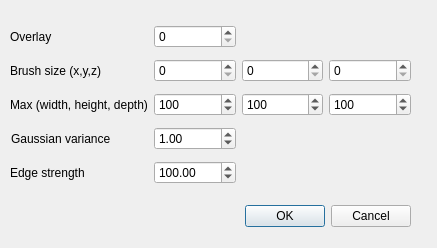
<?xml version="1.0" encoding="UTF-8"?>
<ui version="4.0">
 <class>settingsDialog</class>
 <widget class="QDialog" name="settingsDialog">
  <property name="geometry">
   <rect>
    <x>0</x>
    <y>0</y>
    <width>437</width>
    <height>248</height>
   </rect>
  </property>
  <property name="windowTitle">
   <string>Dialog</string>
  </property>
  <widget class="QDialogButtonBox" name="buttonBox">
   <property name="geometry">
    <rect>
     <x>110</x>
     <y>200</y>
     <width>301</width>
     <height>32</height>
    </rect>
   </property>
   <property name="orientation">
    <enum>Qt::Horizontal</enum>
   </property>
   <property name="standardButtons">
    <set>QDialogButtonBox::Cancel|QDialogButtonBox::Ok</set>
   </property>
  </widget>
  <widget class="QWidget" name="gridLayoutWidget">
   <property name="geometry">
    <rect>
     <x>10</x>
     <y>20</y>
     <width>401</width>
     <height>171</height>
    </rect>
   </property>
   <layout class="QGridLayout" name="gridLayout">
    <item row="2" column="2">
     <widget class="QSpinBox" name="sbMaxHeight">
      <property name="maximum">
       <number>10000</number>
      </property>
      <property name="value">
       <number>100</number>
      </property>
     </widget>
    </item>
    <item row="2" column="0">
     <widget class="QLabel" name="label_3">
      <property name="text">
       <string>Max (width, height, depth)</string>
      </property>
     </widget>
    </item>
    <item row="3" column="1">
     <widget class="QDoubleSpinBox" name="sbVariance">
      <property name="value">
       <double>1.000000000000000</double>
      </property>
     </widget>
    </item>
    <item row="2" column="1">
     <widget class="QSpinBox" name="sbMaxWidth">
      <property name="maximum">
       <number>10000</number>
      </property>
      <property name="value">
       <number>100</number>
      </property>
     </widget>
    </item>
    <item row="0" column="0">
     <widget class="QLabel" name="label">
      <property name="text">
       <string>Overlay</string>
      </property>
     </widget>
    </item>
    <item row="1" column="0">
     <widget class="QLabel" name="label_2">
      <property name="text">
       <string>Brush size (x,y,z)</string>
      </property>
     </widget>
    </item>
    <item row="1" column="2">
     <widget class="QSpinBox" name="sbBrushSizeY"/>
    </item>
    <item row="3" column="0">
     <widget class="QLabel" name="label_4">
      <property name="text">
       <string>Gaussian variance</string>
      </property>
      <property name="indent">
       <number>1</number>
      </property>
     </widget>
    </item>
    <item row="1" column="3">
     <widget class="QSpinBox" name="sbBrushSizeZ"/>
    </item>
    <item row="2" column="3">
     <widget class="QSpinBox" name="sbMaxDepth">
      <property name="maximum">
       <number>10000</number>
      </property>
      <property name="value">
       <number>100</number>
      </property>
     </widget>
    </item>
    <item row="0" column="1">
     <widget class="QSpinBox" name="sbActiveOverlay"/>
    </item>
    <item row="1" column="1">
     <widget class="QSpinBox" name="sbBrushSizeX"/>
    </item>
    <item row="4" column="0">
     <widget class="QLabel" name="label_5">
      <property name="text">
       <string>Edge strength</string>
      </property>
     </widget>
    </item>
    <item row="4" column="1">
     <widget class="QDoubleSpinBox" name="sbEdgeWeight">
      <property name="maximum">
       <double>1000.000000000000000</double>
      </property>
      <property name="value">
       <double>100.000000000000000</double>
      </property>
     </widget>
    </item>
   </layout>
  </widget>
 </widget>
 <resources/>
 <connections>
  <connection>
   <sender>buttonBox</sender>
   <signal>accepted()</signal>
   <receiver>settingsDialog</receiver>
   <slot>accept()</slot>
   <hints>
    <hint type="sourcelabel">
     <x>248</x>
     <y>254</y>
    </hint>
    <hint type="destinationlabel">
     <x>157</x>
     <y>274</y>
    </hint>
   </hints>
  </connection>
  <connection>
   <sender>buttonBox</sender>
   <signal>rejected()</signal>
   <receiver>settingsDialog</receiver>
   <slot>reject()</slot>
   <hints>
    <hint type="sourcelabel">
     <x>316</x>
     <y>260</y>
    </hint>
    <hint type="destinationlabel">
     <x>286</x>
     <y>274</y>
    </hint>
   </hints>
  </connection>
 </connections>
</ui>
